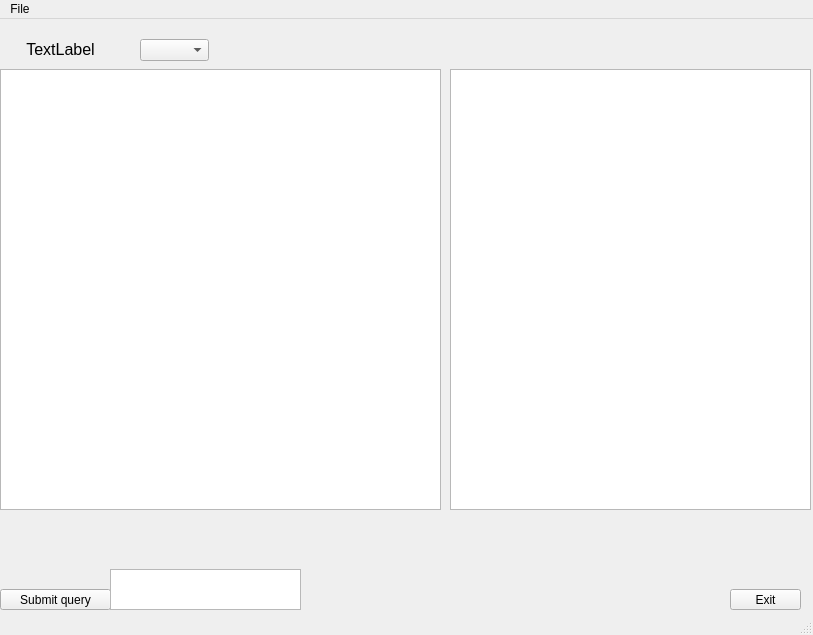
<?xml version="1.0" encoding="UTF-8"?>
<ui version="4.0">
 <class>MainWindow</class>
 <widget class="QMainWindow" name="MainWindow">
  <property name="geometry">
   <rect>
    <x>0</x>
    <y>0</y>
    <width>813</width>
    <height>635</height>
   </rect>
  </property>
  <property name="windowTitle">
   <string>MainWindow</string>
  </property>
  <widget class="QWidget" name="centralwidget">
   <widget class="QLabel" name="DatabaseConnectionResultLabel">
    <property name="geometry">
     <rect>
      <x>0</x>
      <y>20</y>
      <width>121</width>
      <height>21</height>
     </rect>
    </property>
    <property name="font">
     <font>
      <pointsize>12</pointsize>
     </font>
    </property>
    <property name="text">
     <string>TextLabel</string>
    </property>
    <property name="alignment">
     <set>Qt::AlignCenter</set>
    </property>
   </widget>
   <widget class="QPushButton" name="exitButton">
    <property name="geometry">
     <rect>
      <x>730</x>
      <y>570</y>
      <width>71</width>
      <height>21</height>
     </rect>
    </property>
    <property name="text">
     <string>Exit</string>
    </property>
    <property name="shortcut">
     <string>Shift+Q</string>
    </property>
    <property name="checkable">
     <bool>false</bool>
    </property>
   </widget>
   <widget class="QPushButton" name="submitButton">
    <property name="geometry">
     <rect>
      <x>0</x>
      <y>570</y>
      <width>111</width>
      <height>21</height>
     </rect>
    </property>
    <property name="text">
     <string>Submit query</string>
    </property>
   </widget>
   <widget class="QTextEdit" name="dataOutput">
    <property name="enabled">
     <bool>true</bool>
    </property>
    <property name="geometry">
     <rect>
      <x>450</x>
      <y>50</y>
      <width>361</width>
      <height>441</height>
     </rect>
    </property>
    <property name="readOnly">
     <bool>true</bool>
    </property>
    <property name="html">
     <string>&lt;!DOCTYPE HTML PUBLIC &quot;-//W3C//DTD HTML 4.0//EN&quot; &quot;http://www.w3.org/TR/REC-html40/strict.dtd&quot;&gt;
&lt;html&gt;&lt;head&gt;&lt;meta name=&quot;qrichtext&quot; content=&quot;1&quot; /&gt;&lt;style type=&quot;text/css&quot;&gt;
p, li { white-space: pre-wrap; }
&lt;/style&gt;&lt;/head&gt;&lt;body style=&quot; font-family:'MS Shell Dlg 2'; font-size:8.25pt; font-weight:400; font-style:normal;&quot;&gt;
&lt;p style=&quot;-qt-paragraph-type:empty; margin-top:0px; margin-bottom:0px; margin-left:0px; margin-right:0px; -qt-block-indent:0; text-indent:0px;&quot;&gt;&lt;br /&gt;&lt;/p&gt;&lt;/body&gt;&lt;/html&gt;</string>
    </property>
    <property name="acceptRichText">
     <bool>true</bool>
    </property>
   </widget>
   <widget class="QTextEdit" name="textEdit">
    <property name="geometry">
     <rect>
      <x>110</x>
      <y>550</y>
      <width>191</width>
      <height>41</height>
     </rect>
    </property>
    <property name="acceptRichText">
     <bool>false</bool>
    </property>
   </widget>
   <widget class="QTableView" name="tableViewDatabase">
    <property name="geometry">
     <rect>
      <x>0</x>
      <y>50</y>
      <width>441</width>
      <height>441</height>
     </rect>
    </property>
    <property name="sortingEnabled">
     <bool>true</bool>
    </property>
   </widget>
   <widget class="QComboBox" name="comboBoxTableChoice">
    <property name="geometry">
     <rect>
      <x>140</x>
      <y>20</y>
      <width>69</width>
      <height>22</height>
     </rect>
    </property>
   </widget>
  </widget>
  <widget class="QMenuBar" name="menubar">
   <property name="geometry">
    <rect>
     <x>0</x>
     <y>0</y>
     <width>813</width>
     <height>21</height>
    </rect>
   </property>
   <widget class="QMenu" name="menuFile">
    <property name="title">
     <string>File</string>
    </property>
    <addaction name="actionExit"/>
   </widget>
   <addaction name="menuFile"/>
  </widget>
  <widget class="QStatusBar" name="statusbar"/>
  <action name="actionExit">
   <property name="text">
    <string>Exit</string>
   </property>
  </action>
 </widget>
 <resources/>
 <connections>
  <connection>
   <sender>exitButton</sender>
   <signal>clicked()</signal>
   <receiver>MainWindow</receiver>
   <slot>close()</slot>
   <hints>
    <hint type="sourcelabel">
     <x>397</x>
     <y>392</y>
    </hint>
    <hint type="destinationlabel">
     <x>399</x>
     <y>299</y>
    </hint>
   </hints>
  </connection>
  <connection>
   <sender>actionExit</sender>
   <signal>triggered()</signal>
   <receiver>MainWindow</receiver>
   <slot>close()</slot>
   <hints>
    <hint type="sourcelabel">
     <x>-1</x>
     <y>-1</y>
    </hint>
    <hint type="destinationlabel">
     <x>399</x>
     <y>299</y>
    </hint>
   </hints>
  </connection>
  <connection>
   <sender>comboBoxTableChoice</sender>
   <signal>activated(QString)</signal>
   <receiver>MainWindow</receiver>
   <slot>update()</slot>
   <hints>
    <hint type="sourcelabel">
     <x>174</x>
     <y>51</y>
    </hint>
    <hint type="destinationlabel">
     <x>406</x>
     <y>317</y>
    </hint>
   </hints>
  </connection>
 </connections>
</ui>
